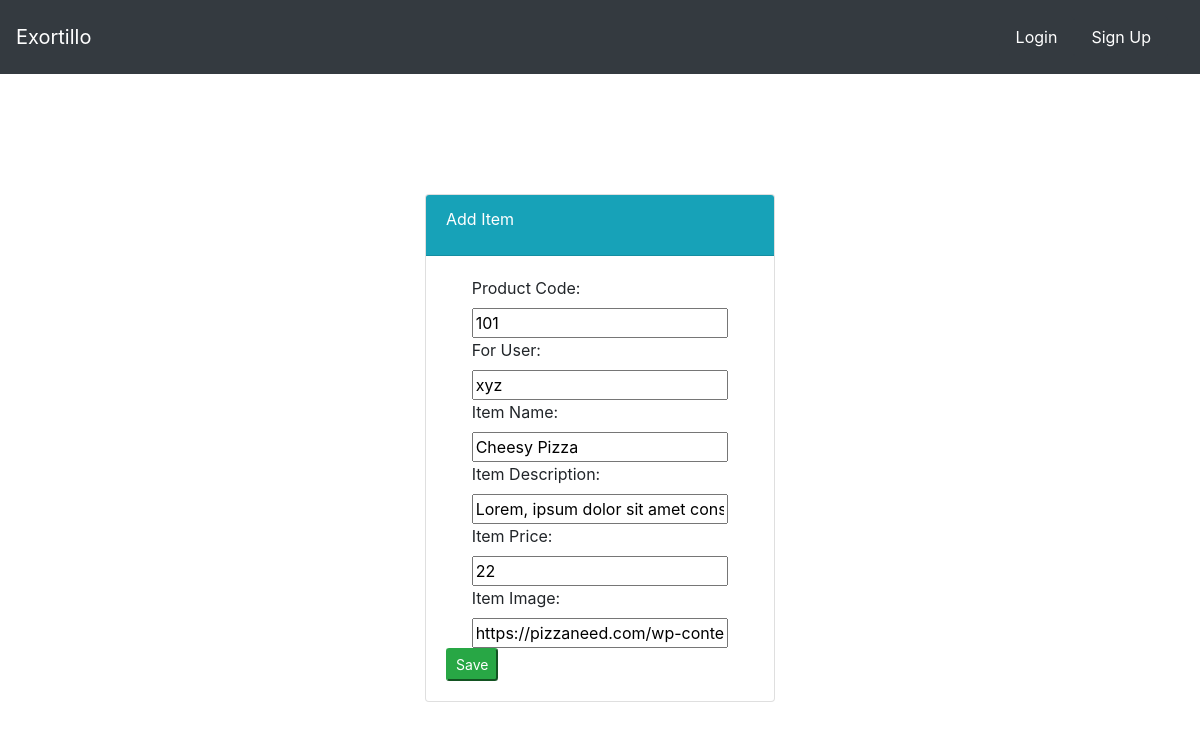
Before: /food/update/1/ with the older database file.
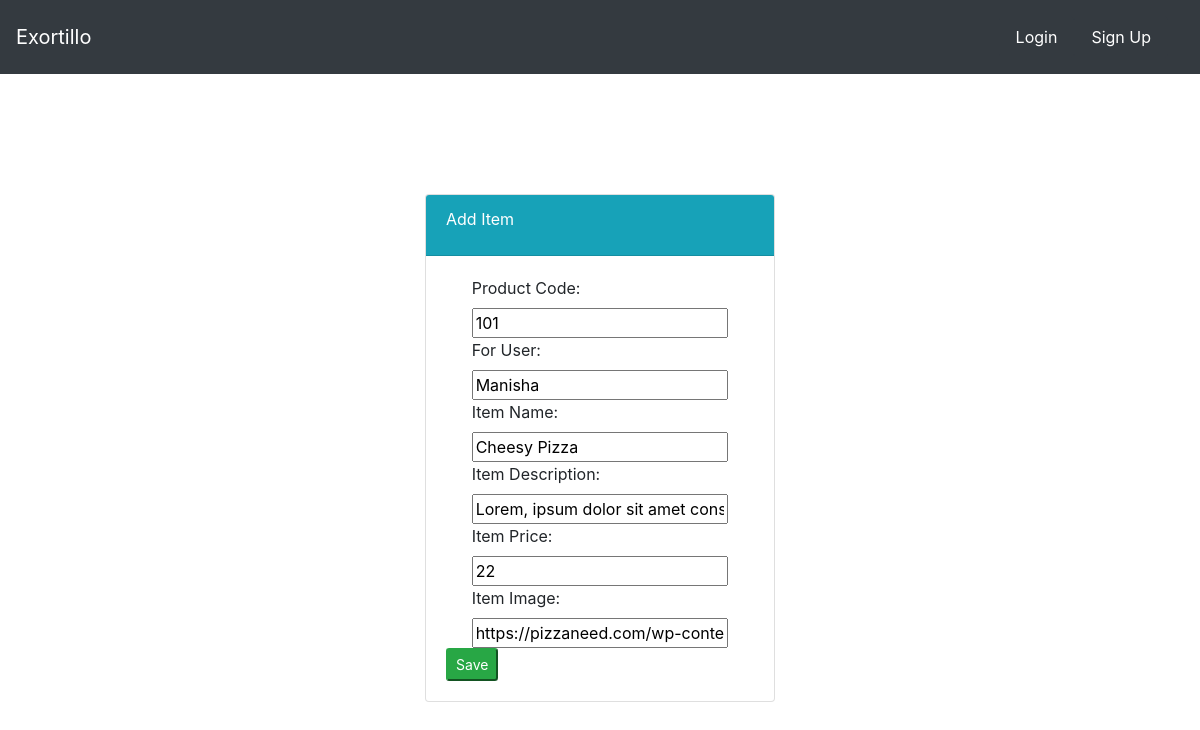
After: the same page with the newer database file.
### food/models.py (models this page shows, shortened)
class Item(models.Model):
    user = models.ForeignKey(
        User,
        on_delete=models.CASCADE,
        default='1'
    )
    prod_code = models.IntegerField(default=100)
    for_user = models.CharField(
        max_length=100,
        default='xyz'
    )
    item_name = models.CharField(max_length=50)
    item_desc = models.CharField(
        max_length=500,
        default='''Lorem, ipsum dolor sit amet consectetur adipisicing elit. A nam voluptate assumenda recusandae officia et consequatur,
                   nobis voluptatem incidunt laborum harum doloribus aspernatur iure aperiam adipisci quas alias ea delectus!'''
    )
    item_price = models.IntegerField()
    item_image = models.CharField(
        max_length=500,
        default="https://th.bing.com/th?id=OIP.N0JNvG4iu61u97rvu8FZWgHaFe&w=290&h=214&c=8&rs=1&qlt=90&o=6&pid=3.1&rm=2"
    )

### food/views.py (the view)
# urls.py: path('update/<int:id>/', views.update_item, name='update_item'),
def update_item(request, id):
    item = Item.objects.get(pk=id)
    form = ItemForm(request.POST or None, instance=item)
    context = {
        'form':form
    }
    if form.is_valid():
        form.save()
        return redirect('food:index')
    return render(request, 'food/item-form.html', context)

### food/forms.py
class ItemForm(forms.ModelForm):
    class Meta:
        model = Item
        fields = ['prod_code', 'for_user', 'item_name', 'item_desc', 'item_price', 'item_image']

### food/templates/food/item-form.html (shortened to what this page needs)
{% extends 'food/base.html' %}
{% block body %}
<br><br><br>
<div class="container">
    <div class="row">
        <div class="col-md-4 offset-md-4">
            <div class="card">
                <div class="card-header text-white bg-info">
                    <div class="card-title">
                        Add Item
                    </div>
                </div>
                <div class="card-body">
                    <form method="POST">
                        <label class="offset-md-1">Product Code: </label><br>
                        <span class="offset-md-1">{{ form.prod_code }}</span>
                        <br><label class="offset-md-1">For User: </label><br>
                        <span class="offset-md-1">{{ form.for_user }}</span>
                        <br><label class="offset-md-1">Item Name: </label><br>
                        <span class="offset-md-1">{{ form.item_name }}</span>
                        <br><label class="offset-md-1">Item Description: </label><br>
                        <span class="offset-md-1">{{ form.item_desc }}</span>
                        <br><label class="offset-md-1">Item Price: </label><br>
                        <span class="offset-md-1">{{ form.item_price }}</span>
                        <br><label class="offset-md-1">Item Image: </label><br>
                        <span class="offset-md-1">{{ form.item_image }}</span>
                        <button class="bt btn-success btn-sm" type="submit">Save</button>
                    </form>
                </div>
            </div>
        </div>
    </div>
</div>
<br><br><br>
{% endblock %}

### food/templates/food/base.html (shortened to what this page needs)
{% load static %}
<!DOCTYPE html>
<html lang="en">
<head>
    <link rel="stylesheet" href="{% static 'food/style.css' %}">
    <link rel="stylesheet" href="https://cdn.jsdelivr.net/npm/bootstrap@4.3.1/dist/css/bootstrap.min.css">
</head>
<body>
    <nav class="navbar navbar-dark bg-dark">
        <a href="{% url 'food:index' %}" class="navbar-brand">
            Exortillo
        </a>
        <div class="navbar">
            {% if user.is_authenticated %}
                <a href="{% url 'food:create_item' %}" class="nav-item nav-link btn btn-dark">
                    Add Item
                </a>
                <a href="{% url 'profile' %}" class="nav-item nav-link btn btn-dark">
                    Profile
                </a>
                <a href="{% url 'logout' %}" class="nav-item nav-link btn btn-dark">
                    Logout
                </a>
            {% else %}
                <a href="{% url 'login' %}" class="nav-item nav-link btn btn-dark">
                    Login
                </a>
                <a href="{% url 'register' %}" class="nav-item nav-link btn btn-dark">
                    Sign Up
                </a>
            {% endif %}
        </div>
    </nav>
    {% block body %}
    {% endblock %}
</body>
</html>

### food/static/food/style.css (style rules this page uses)
body { background-color: aquamarine; }

Changed rows visible on the page:
changed Item "Cheesy Pizza": for_user "xyz" → "Manisha"
